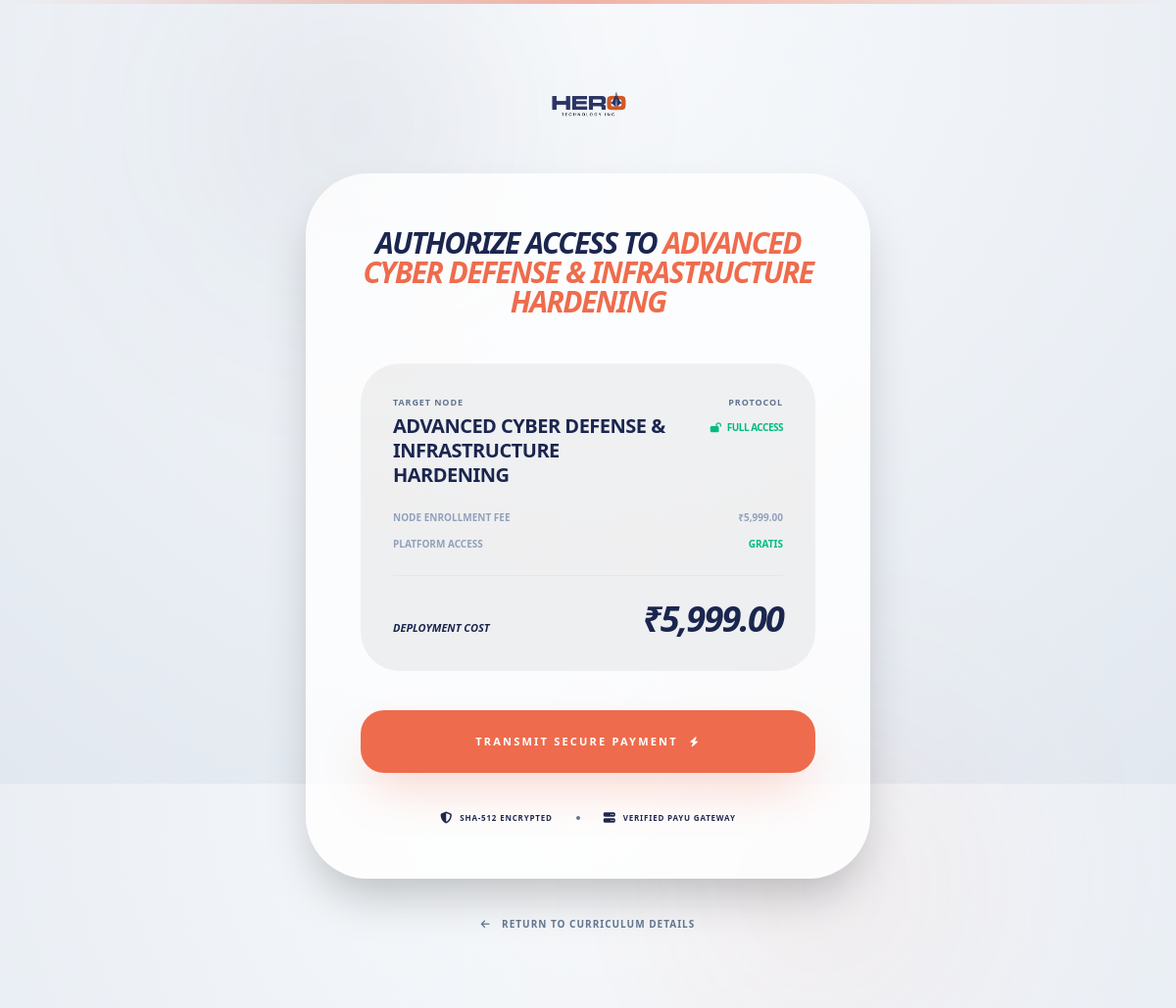
The page /pages/checkout.php?id=6 (signed in) on the database its author committed.
### tables this page shows
CREATE TABLE `courses` (
  `course_id` int(11) NOT NULL,
  `category_id` int(11) DEFAULT NULL,
  `instructor_id` int(11) DEFAULT NULL,
  `title` varchar(255) DEFAULT NULL,
  `slug` varchar(255) DEFAULT NULL,
  `summary` varchar(500) DEFAULT NULL,
  `description` text DEFAULT NULL,
  `duration` int(11) DEFAULT NULL,
  `video_url` text DEFAULT NULL,
  `video_file` varchar(255) DEFAULT NULL,
  `demo_video_url` text DEFAULT NULL,
  `price` decimal(10,2) DEFAULT NULL,
  `thumbnail` varchar(255) DEFAULT NULL,
  `is_featured` tinyint(1) NOT NULL DEFAULT 0,
  `status` enum('publish','draft') NOT NULL DEFAULT 'publish',
  `created_at` timestamp NOT NULL DEFAULT current_timestamp()
);

### pages/checkout.php (the view, shortened to what this page needs)
<?php
require '../config.php';
$course_id = isset($_GET['id']) ? mysqli_real_escape_string($conn, $_GET['id']) : 0;
$course_query = "SELECT * FROM courses WHERE course_id = '$course_id' AND status = 'publish' LIMIT 1";
$course = mysqli_fetch_assoc(mysqli_query($conn, $course_query));
?>
<!DOCTYPE html>
<html lang="en" class="dark">
<head>
    <script src="https://cdn.jsdelivr.net/npm/@tailwindcss/browser@4"></script>
    <link rel="stylesheet" href="https://cdnjs.cloudflare.com/ajax/libs/animate.css/4.1.1/animate.min.css"/>
    <link href="https://cdnjs.cloudflare.com/ajax/libs/font-awesome/6.5.2/css/all.min.css" rel="stylesheet"/>
</head>
<body class="antialiased min-h-screen flex items-center justify-center p-6 transition-colors duration-500">
    <div class="max-w-xl w-full relative">
        <div class="absolute -top-20 -left-20 w-64 h-64 bg-hero-blue/10 blur-[120px] rounded-full"></div>
        <div class="absolute -bottom-20 -right-20 w-64 h-64 bg-hero-orange/10 blur-[120px] rounded-full"></div>
        <div class="flex justify-center mb-10 animate__animated animate__fadeInDown">
            <div class="w-25 h-15 rounded-2xl bg-white/5 border border-white/10 p-2 flex items-center justify-center overflow-hidden">
                <img src="../assets/img/logo.png" class="h-8 dark:invert opacity-90" alt="Hero Tech">
            </div>
        </div>
        <div class="bg-[var(--card)] rounded-[4rem] p-10 sm:p-14 shadow-2xl relative overflow-hidden animate__animated animate__zoomIn">
            <header class="text-center mb-12 relative z-10">
                <h1 class="text-3xl font-black tracking-tighter uppercase italic leading-none">
                    Authorize Access to <span class="text-hero-orange"><?= htmlspecialchars($course['title']) ?></span>
                </h1>
            </header>
            <div class="bg-black/5 dark:bg-white/5 rounded-[2.5rem] p-8 mb-10 border border-white/5 relative z-10 animate__animated animate__fadeInUp animate__delay-1s">
                <div class="flex justify-between items-start mb-6">
                    <div class="max-w-[70%]">
                        <p class="text-[9px] font-black text-slate-500 uppercase tracking-widest mb-1">Target Node</p>
                        <h3 class="text-xl font-black uppercase tracking-tight leading-tight"><?= htmlspecialchars($course['title']) ?></h3>
                    </div>
                    <div class="text-right">
                        <p class="text-[9px] font-black text-slate-500 uppercase tracking-widest mb-1">Protocol</p>
                        <span class="text-[10px] font-black text-emerald-500 uppercase tracking-tighter"><i class="fas fa-lock-open mr-1"></i> Full Access</span>
                    </div>
                </div>
                <div class="space-y-3 mb-6">
                    <div class="flex justify-between text-[10px] font-bold uppercase text-slate-400">
                        <span>Node Enrollment Fee</span>
                        <span class="mono">₹<?= number_format($course['price'], 2) ?></span>
                    </div>
                    <div class="flex justify-between text-[10px] font-bold uppercase text-slate-400">
                        <span>Platform Access</span>
                        <span class="text-emerald-500">GRATIS</span>
                    </div>
                </div>
                <div class="pt-6 border-t border-slate-200 dark:border-white/10 flex justify-between items-baseline">
                    <span class="text-[11px] font-black uppercase text-hero-blue dark:text-slate-400 italic">Deployment Cost</span>
                    <span class="text-4xl font-black italic tracking-tighter">₹<?= number_format($course['price'], 2) ?></span>
                </div>
            </div>
            <button id="pay-button" class="group relative z-10 w-full bg-hero-orange text-white py-6 rounded-3xl font-black uppercase tracking-[0.2em] text-[11px] shadow-2xl shadow-hero-orange/30 hover:scale-[1.02] active:scale-95 transition-all cursor-pointer overflow-hidden animate__animated animate__fadeInUp animate__delay-1s">
                <span class="relative z-10 flex items-center justify-center gap-3">
                    Transmit Secure Payment
                    <i class="fas fa-bolt text-[10px] group-hover:animate-pulse"></i>
                </span>
            </button>
            <footer class="mt-10 flex flex-wrap items-center justify-center gap-6 opacity-40 animate__animated animate__fadeIn animate__delay-2s">
                <div class="flex items-center gap-2">
                    <i class="fas fa-shield-halved text-xs text-hero-blue dark:text-white"></i>
                    <span class="text-[8px] font-black uppercase tracking-widest">SHA-512 Encrypted</span>
                </div>
                <div class="w-1 h-1 bg-slate-500 rounded-full"></div>
                <div class="flex items-center gap-2">
                    <i class="fas fa-server text-xs text-hero-blue dark:text-white"></i>
                    <span class="text-[8px] font-black uppercase tracking-widest">Verified PayU Gateway</span>
                </div>
            </footer>
        </div>
        <div class="mt-8 text-center animate__animated animate__fadeIn animate__delay-2s">
            <a href="../course-details.php?id=<?= $course_id ?>" class="text-[10px] font-black uppercase tracking-widest text-slate-500 hover:text-hero-orange transition-colors">
                <i class="fas fa-arrow-left mr-2"></i> Return to Curriculum details
            </a>
        </div>
    </div>
</body>
</html>

### pages/checkout.php (style rules this page uses)
:root { --bg: radial-gradient(circle at 50% 0%, #F8FAFC, #E2E8F0); --card: rgba(255, 255, 255, 0.8); --text: #1B264F; --border-node: rgba(27, 38, 79, 0.05); }
body { background: var(--bg); color: var(--text); overflow-x: hidden; }

### rows shown on the page
courses: title "ADVANCED CYBER DEFENSE & INFRASTRUCTURE HARDENING", price "5,999.00"
